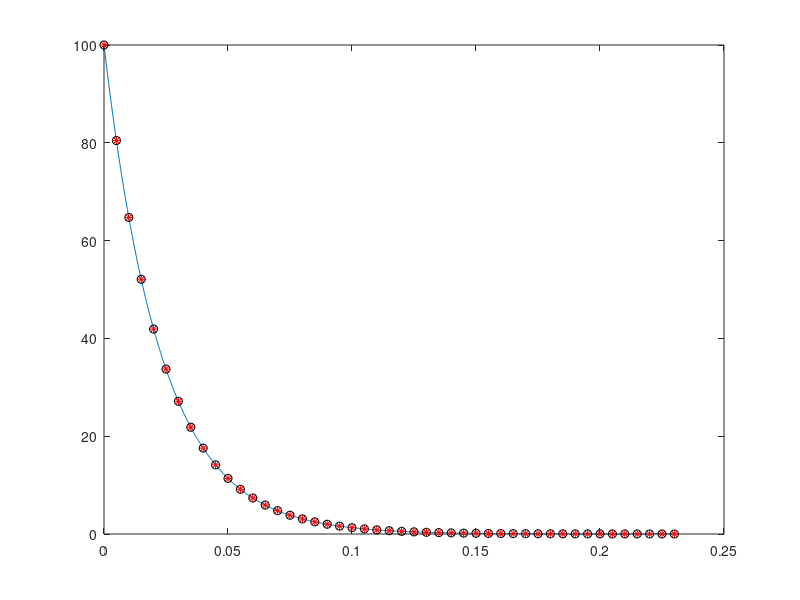
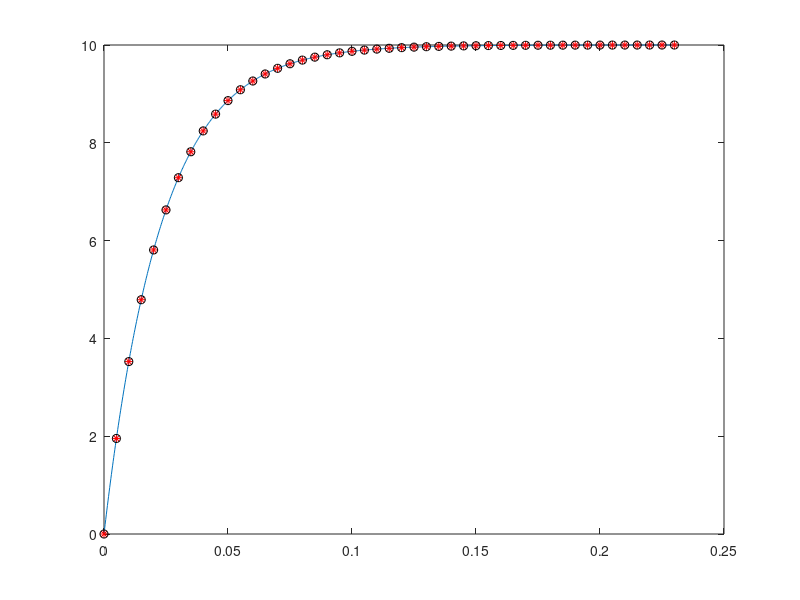

Source code (MATLAB) for these figures, in order:
% Exemplo de Algoritmo de Equa��es Recursivas
% Circuito RC
clc
clear
format long

V3 = 10;
Vo = 100
R = 23;
C = 1000e-6;
NT = 23;

Io = 16;            % valor inicial
T = 5e-3;             % período de amostragem
RC = R*C;    % constante RC
Tf = NT*10e-3;             % tempo final de simula��o em segundos
a = exp(-T/RC);
b = 1 - exp(-T/RC);
% a=0.2;


% Gráfico "contínuo" com 1000 pontos
t = 0:Tf/999:Tf;
V1 = Vo*exp(-t/RC);
figure(1)           %cria uma figura
plot(t,V1)
hold on             %lembrar de hold off no final

% Gráfico discreto
k = 0:Tf/T;
V2 = Vo*exp(-k*T/RC);
plot(k*T,V2,'*r')
%figure(2)

% Gráfico discreto a partir da equação recursiva

% Condi��o Inicial
I3(1) = Vo;   % para k = 0

% no matlab o primeiro índice é 1 e não 0

for j=1:length(k)-1
    I3(j+1)=a*I3(j);
end
%figure(3)
plot(k*T,I3,'ok')
hold off

% ou
%for j=2:length(k) % pq 2??
%     I3(j)=a*I3(j-1);
%end
%figure(4)
%plot(k*T,I3,'ok')

% Gráfico "contínuo" com 1000 pontos
t = 0:Tf/999:Tf;
V4 = V3*(1-exp(-t/RC));
figure(4)           %cria uma figura
plot(t,V4)
hold on

% Gráfico discreto
k = 0:Tf/T;
V5 = V3*(1-exp(-k*T/RC));
%figure(5)
plot(k*T,V5,'*r')

I4(1) = 0;   % para k = 0

% no matlab o primeiro índice é 1 e não 0

for j=1:length(k)-1
    I4(j+1)=a*I4(j) + b*V3;
end
%figure(6)
plot(k*T,I4,'ok')

hold off
